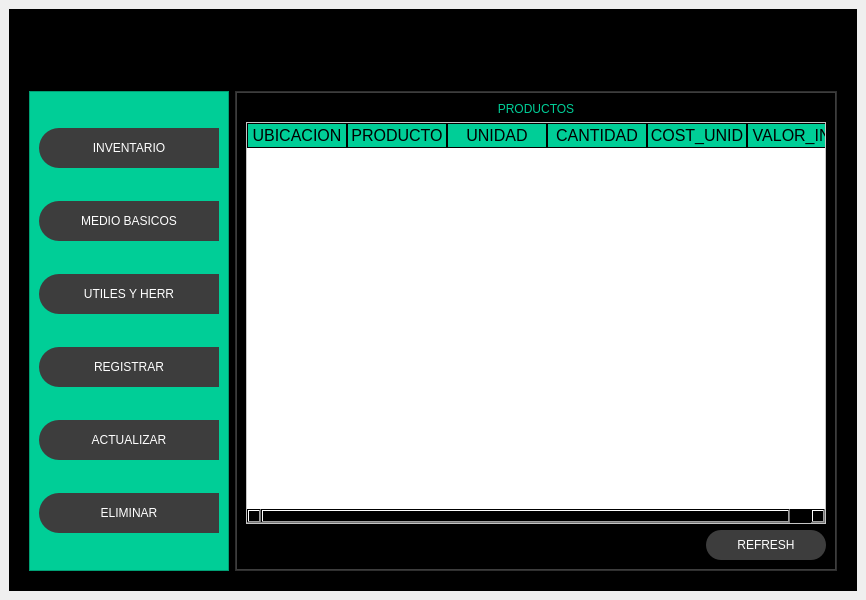
<?xml version="1.0" encoding="UTF-8"?>
<ui version="4.0">
 <class>MainWindow</class>
 <widget class="QMainWindow" name="MainWindow">
  <property name="geometry">
   <rect>
    <x>0</x>
    <y>0</y>
    <width>866</width>
    <height>600</height>
   </rect>
  </property>
  <property name="windowTitle">
   <string>MainWindow</string>
  </property>
  <widget class="QWidget" name="centralwidget">
   <layout class="QVBoxLayout" name="verticalLayout_9">
    <item>
     <widget class="QFrame" name="frame">
      <property name="styleSheet">
       <string notr="true">background-color: rgb(0, 0, 0);</string>
      </property>
      <property name="frameShape">
       <enum>QFrame::StyledPanel</enum>
      </property>
      <property name="frameShadow">
       <enum>QFrame::Raised</enum>
      </property>
      <layout class="QVBoxLayout" name="verticalLayout_2" stretch="1,8">
       <property name="spacing">
        <number>0</number>
       </property>
       <item>
        <widget class="QFrame" name="frame_superior">
         <property name="minimumSize">
          <size>
           <width>0</width>
           <height>42</height>
          </size>
         </property>
         <property name="styleSheet">
          <string notr="true">QFrame{
background-color:rgb(0,0,0);
}

QPushButton{
background-color:#000000ff;
border-radius:20px;
}

QPushButton:hover{
background-color:rgb(61,61,61);
border-radius:20px;
}</string>
         </property>
         <property name="frameShape">
          <enum>QFrame::StyledPanel</enum>
         </property>
         <property name="frameShadow">
          <enum>QFrame::Raised</enum>
         </property>
         <layout class="QHBoxLayout" name="horizontalLayout_13">
          <item>
           <widget class="QPushButton" name="boton_menu">
            <property name="minimumSize">
             <size>
              <width>200</width>
              <height>40</height>
             </size>
            </property>
            <property name="text">
             <string/>
            </property>
            <property name="icon">
             <iconset>
              <normaloff>iconos/menu.png</normaloff>iconos/menu.png</iconset>
            </property>
            <property name="iconSize">
             <size>
              <width>38</width>
              <height>38</height>
             </size>
            </property>
           </widget>
          </item>
          <item>
           <spacer name="horizontalSpacer">
            <property name="orientation">
             <enum>Qt::Horizontal</enum>
            </property>
            <property name="sizeHint" stdset="0">
             <size>
              <width>40</width>
              <height>20</height>
             </size>
            </property>
           </spacer>
          </item>
          <item>
           <widget class="QLabel" name="label">
            <property name="minimumSize">
             <size>
              <width>100</width>
              <height>50</height>
             </size>
            </property>
            <property name="maximumSize">
             <size>
              <width>161</width>
              <height>51</height>
             </size>
            </property>
            <property name="styleSheet">
             <string notr="true">
border-image: url(:/logo/imagenes/logo.jpeg);</string>
            </property>
            <property name="text">
             <string>TextLabel</string>
            </property>
           </widget>
          </item>
          <item>
           <spacer name="horizontalSpacer_12">
            <property name="orientation">
             <enum>Qt::Horizontal</enum>
            </property>
            <property name="sizeHint" stdset="0">
             <size>
              <width>40</width>
              <height>20</height>
             </size>
            </property>
           </spacer>
          </item>
          <item>
           <layout class="QHBoxLayout" name="horizontalLayout">
            <item>
             <widget class="QPushButton" name="boton_minSize">
              <property name="minimumSize">
               <size>
                <width>40</width>
                <height>40</height>
               </size>
              </property>
              <property name="text">
               <string/>
              </property>
              <property name="icon">
               <iconset>
                <normaloff>iconos/contraer.png</normaloff>iconos/contraer.png</iconset>
              </property>
              <property name="iconSize">
               <size>
                <width>30</width>
                <height>30</height>
               </size>
              </property>
             </widget>
            </item>
            <item>
             <widget class="QPushButton" name="boton_maxSize">
              <property name="minimumSize">
               <size>
                <width>40</width>
                <height>40</height>
               </size>
              </property>
              <property name="text">
               <string/>
              </property>
              <property name="icon">
               <iconset>
                <normaloff>iconos/maximizar.png</normaloff>iconos/maximizar.png</iconset>
              </property>
              <property name="iconSize">
               <size>
                <width>15</width>
                <height>15</height>
               </size>
              </property>
             </widget>
            </item>
            <item>
             <widget class="QPushButton" name="boton_cerrar">
              <property name="minimumSize">
               <size>
                <width>40</width>
                <height>40</height>
               </size>
              </property>
              <property name="text">
               <string/>
              </property>
              <property name="icon">
               <iconset>
                <normaloff>iconos/cerrar.png</normaloff>iconos/cerrar.png</iconset>
              </property>
              <property name="iconSize">
               <size>
                <width>15</width>
                <height>15</height>
               </size>
              </property>
             </widget>
            </item>
           </layout>
          </item>
         </layout>
        </widget>
       </item>
       <item>
        <widget class="QFrame" name="frame_contenido">
         <property name="frameShape">
          <enum>QFrame::StyledPanel</enum>
         </property>
         <property name="frameShadow">
          <enum>QFrame::Raised</enum>
         </property>
         <layout class="QHBoxLayout" name="horizontalLayout_2">
          <item>
           <widget class="QFrame" name="frame_control">
            <property name="minimumSize">
             <size>
              <width>200</width>
              <height>0</height>
             </size>
            </property>
            <property name="maximumSize">
             <size>
              <width>0</width>
              <height>16777215</height>
             </size>
            </property>
            <property name="styleSheet">
             <string notr="true">QFrame{
background-color:rgb(0,206,151);
}

QPushButton{
background-color:rgb(61,61,61);
border-top-left-radius:20px;
border-bottom-left-radius:20px;
color:rgb(255,255,255);
font: 77 10pt &quot;Arial Black&quot;
}

QPushButton:hover{
background-color:white;
border-top-left-radius:20px;
border-bottom-left-radius:20px;
color:rgb(0,0,0);
font: 77 10pt &quot;Arial Black&quot;
}</string>
            </property>
            <property name="frameShape">
             <enum>QFrame::StyledPanel</enum>
            </property>
            <property name="frameShadow">
             <enum>QFrame::Raised</enum>
            </property>
            <layout class="QVBoxLayout" name="verticalLayout_3">
             <item>
              <widget class="QPushButton" name="boton_inventario">
               <property name="minimumSize">
                <size>
                 <width>0</width>
                 <height>40</height>
                </size>
               </property>
               <property name="text">
                <string>INVENTARIO</string>
               </property>
               <property name="icon">
                <iconset>
                 <normaloff>iconos/baseDatos.png</normaloff>iconos/baseDatos.png</iconset>
               </property>
              </widget>
             </item>
             <item>
              <widget class="QPushButton" name="boton_mediosBasicos">
               <property name="minimumSize">
                <size>
                 <width>0</width>
                 <height>40</height>
                </size>
               </property>
               <property name="text">
                <string>MEDIO BASICOS</string>
               </property>
               <property name="icon">
                <iconset>
                 <normaloff>iconos/baseDatos.png</normaloff>iconos/baseDatos.png</iconset>
               </property>
              </widget>
             </item>
             <item>
              <widget class="QPushButton" name="boton_utiles">
               <property name="minimumSize">
                <size>
                 <width>0</width>
                 <height>40</height>
                </size>
               </property>
               <property name="text">
                <string>UTILES Y HERR</string>
               </property>
               <property name="icon">
                <iconset>
                 <normaloff>iconos/baseDatos.png</normaloff>iconos/baseDatos.png</iconset>
               </property>
              </widget>
             </item>
             <item>
              <widget class="QPushButton" name="boton_registroEntrada">
               <property name="minimumSize">
                <size>
                 <width>0</width>
                 <height>40</height>
                </size>
               </property>
               <property name="text">
                <string>REGISTRAR</string>
               </property>
               <property name="icon">
                <iconset>
                 <normaloff>iconos/registrar.png</normaloff>iconos/registrar.png</iconset>
               </property>
              </widget>
             </item>
             <item>
              <widget class="QPushButton" name="boton_actualizar">
               <property name="minimumSize">
                <size>
                 <width>0</width>
                 <height>40</height>
                </size>
               </property>
               <property name="text">
                <string>ACTUALIZAR</string>
               </property>
               <property name="icon">
                <iconset>
                 <normaloff>iconos/actualizar.png</normaloff>iconos/actualizar.png</iconset>
               </property>
               <property name="iconSize">
                <size>
                 <width>18</width>
                 <height>18</height>
                </size>
               </property>
              </widget>
             </item>
             <item>
              <widget class="QPushButton" name="boton_eliminar">
               <property name="minimumSize">
                <size>
                 <width>0</width>
                 <height>40</height>
                </size>
               </property>
               <property name="text">
                <string>ELIMINAR</string>
               </property>
               <property name="icon">
                <iconset>
                 <normaloff>iconos/eliminar.png</normaloff>iconos/eliminar.png</iconset>
               </property>
               <property name="iconSize">
                <size>
                 <width>18</width>
                 <height>18</height>
                </size>
               </property>
              </widget>
             </item>
            </layout>
           </widget>
          </item>
          <item>
           <widget class="QFrame" name="frame_paginas">
            <property name="styleSheet">
             <string notr="true">QFrame{
background-color:rgb(61,61,61);
}

QLabel{
font:87 12pt &quot;Arial Black&quot;;
background-color:#000000ff;
color:rgb(0,206,151);
border:0px solid #14C8DC;

}

QLineEdit{
border:0px;
color:rgb(255,255,255);
border-bottom:2px solid rgb(61,61,61);
font: 75 12pt &quot;Times New Roman&quot;;

}

QPushButton{
background-color:rgb(61,61,61);
border-radius:15px;
color:rgb(255,255,255);
font:77 10pt &quot;Arial Black&quot;;

}

QPushButton:hover{
background-color:rgb(0,206,151);
border-radius:15px;
color:rgb(0,0,0);
font:77 10pt &quot;Arial Black&quot;;
}

QTableWidget{
background-color:rgb(255,255,255);
color:rgb(0,0,0);
gridline-color:rgb(0,206,151);
font-size:12pt;
color:#000000;
}

QHeaderView::section{
background-color:rgb(0,206,151);
border:1px solid rgb(0,0,0);
font-size:12pt;
}

QTableWidget QTableCornerButton::section{
background-color:rgb(0,0,0);
border:1px solid rgb(0,206,151);
}

</string>
            </property>
            <property name="frameShape">
             <enum>QFrame::StyledPanel</enum>
            </property>
            <property name="frameShadow">
             <enum>QFrame::Raised</enum>
            </property>
            <layout class="QVBoxLayout" name="verticalLayout_4">
             <property name="spacing">
              <number>0</number>
             </property>
             <property name="leftMargin">
              <number>1</number>
             </property>
             <property name="topMargin">
              <number>1</number>
             </property>
             <property name="rightMargin">
              <number>1</number>
             </property>
             <property name="bottomMargin">
              <number>1</number>
             </property>
             <item>
              <widget class="QStackedWidget" name="stackedWidget">
               <property name="currentIndex">
                <number>0</number>
               </property>
               <widget class="QWidget" name="pagina_inventario">
                <layout class="QVBoxLayout" name="verticalLayout_5">
                 <item>
                  <widget class="QLabel" name="tituloInv">
                   <property name="text">
                    <string>PRODUCTOS</string>
                   </property>
                   <property name="alignment">
                    <set>Qt::AlignCenter</set>
                   </property>
                  </widget>
                 </item>
                 <item>
                  <widget class="QTableWidget" name="tabla_inventario">
                   <property name="verticalScrollMode">
                    <enum>QAbstractItemView::ScrollPerPixel</enum>
                   </property>
                   <property name="horizontalScrollMode">
                    <enum>QAbstractItemView::ScrollPerPixel</enum>
                   </property>
                   <column>
                    <property name="text">
                     <string>UBICACION</string>
                    </property>
                   </column>
                   <column>
                    <property name="text">
                     <string>PRODUCTO</string>
                    </property>
                   </column>
                   <column>
                    <property name="text">
                     <string>UNIDAD</string>
                    </property>
                   </column>
                   <column>
                    <property name="text">
                     <string>CANTIDAD</string>
                    </property>
                   </column>
                   <column>
                    <property name="text">
                     <string>COST_UNID</string>
                    </property>
                   </column>
                   <column>
                    <property name="text">
                     <string>VALOR_INV</string>
                    </property>
                   </column>
                  </widget>
                 </item>
                 <item>
                  <layout class="QHBoxLayout" name="horizontalLayout_3">
                   <item>
                    <spacer name="horizontalSpacer_2">
                     <property name="orientation">
                      <enum>Qt::Horizontal</enum>
                     </property>
                     <property name="sizeHint" stdset="0">
                      <size>
                       <width>40</width>
                       <height>20</height>
                      </size>
                     </property>
                    </spacer>
                   </item>
                   <item>
                    <widget class="QPushButton" name="boton_refrescarInv">
                     <property name="minimumSize">
                      <size>
                       <width>120</width>
                       <height>30</height>
                      </size>
                     </property>
                     <property name="text">
                      <string>REFRESH</string>
                     </property>
                    </widget>
                   </item>
                  </layout>
                 </item>
                </layout>
               </widget>
               <widget class="QWidget" name="pagina_mediosBasicos">
                <layout class="QVBoxLayout" name="verticalLayout_6">
                 <item>
                  <widget class="QLabel" name="titulo_mediosBasicos">
                   <property name="text">
                    <string>PRODUCTOS</string>
                   </property>
                   <property name="alignment">
                    <set>Qt::AlignCenter</set>
                   </property>
                  </widget>
                 </item>
                 <item>
                  <widget class="QTableWidget" name="tabla_mediosBasicos"/>
                 </item>
                 <item>
                  <layout class="QHBoxLayout" name="horizontalLayout_4">
                   <item>
                    <spacer name="horizontalSpacer_3">
                     <property name="orientation">
                      <enum>Qt::Horizontal</enum>
                     </property>
                     <property name="sizeHint" stdset="0">
                      <size>
                       <width>40</width>
                       <height>20</height>
                      </size>
                     </property>
                    </spacer>
                   </item>
                   <item>
                    <widget class="QPushButton" name="boton_refrescarMB">
                     <property name="minimumSize">
                      <size>
                       <width>120</width>
                       <height>30</height>
                      </size>
                     </property>
                     <property name="text">
                      <string>REFRESH</string>
                     </property>
                    </widget>
                   </item>
                  </layout>
                 </item>
                </layout>
               </widget>
               <widget class="QWidget" name="pagina_utilidades">
                <layout class="QVBoxLayout" name="verticalLayout_7">
                 <item>
                  <widget class="QLabel" name="titulo_utilidades">
                   <property name="text">
                    <string>PRODUCTOS</string>
                   </property>
                   <property name="alignment">
                    <set>Qt::AlignCenter</set>
                   </property>
                  </widget>
                 </item>
                 <item>
                  <widget class="QTableWidget" name="tabla_utilidades"/>
                 </item>
                 <item>
                  <layout class="QHBoxLayout" name="horizontalLayout_5">
                   <item>
                    <spacer name="horizontalSpacer_4">
                     <property name="orientation">
                      <enum>Qt::Horizontal</enum>
                     </property>
                     <property name="sizeHint" stdset="0">
                      <size>
                       <width>40</width>
                       <height>20</height>
                      </size>
                     </property>
                    </spacer>
                   </item>
                   <item>
                    <widget class="QPushButton" name="boton_refrescarUtilidades">
                     <property name="minimumSize">
                      <size>
                       <width>120</width>
                       <height>30</height>
                      </size>
                     </property>
                     <property name="text">
                      <string>REFRESH</string>
                     </property>
                    </widget>
                   </item>
                  </layout>
                 </item>
                </layout>
               </widget>
               <widget class="QWidget" name="pagina_registrar">
                <layout class="QVBoxLayout" name="verticalLayout_10">
                 <item>
                  <widget class="QLabel" name="titulo_registro">
                   <property name="text">
                    <string>REGISTRAR PRODUCTOS</string>
                   </property>
                   <property name="alignment">
                    <set>Qt::AlignCenter</set>
                   </property>
                  </widget>
                 </item>
                 <item>
                  <spacer name="verticalSpacer">
                   <property name="orientation">
                    <enum>Qt::Vertical</enum>
                   </property>
                   <property name="sizeHint" stdset="0">
                    <size>
                     <width>20</width>
                     <height>40</height>
                    </size>
                   </property>
                  </spacer>
                 </item>
                 <item>
                  <layout class="QHBoxLayout" name="horizontalLayout_6">
                   <item>
                    <spacer name="horizontalSpacer_5">
                     <property name="orientation">
                      <enum>Qt::Horizontal</enum>
                     </property>
                     <property name="sizeHint" stdset="0">
                      <size>
                       <width>40</width>
                       <height>20</height>
                      </size>
                     </property>
                    </spacer>
                   </item>
                   <item>
                    <layout class="QVBoxLayout" name="verticalLayout">
                     <item>
                      <widget class="QLabel" name="etiqueta_articulo">
                       <property name="text">
                        <string>UBICACION</string>
                       </property>
                      </widget>
                     </item>
                     <item>
                      <widget class="QLabel" name="etiqueta_cantidad">
                       <property name="text">
                        <string>PRODUCTO</string>
                       </property>
                      </widget>
                     </item>
                     <item>
                      <widget class="QLabel" name="etiqueta_importe">
                       <property name="text">
                        <string>UNIDAD</string>
                       </property>
                      </widget>
                     </item>
                     <item>
                      <widget class="QLabel" name="etiqueta_saldo">
                       <property name="text">
                        <string>CANTIDAD</string>
                       </property>
                      </widget>
                     </item>
                     <item>
                      <widget class="QLabel" name="etiqueta_cantHoy">
                       <property name="text">
                        <string>COST_UNID</string>
                       </property>
                      </widget>
                     </item>
                     <item>
                      <widget class="QLabel" name="etiqueta_cantAnt">
                       <property name="text">
                        <string>VALOR_INV</string>
                       </property>
                      </widget>
                     </item>
                    </layout>
                   </item>
                   <item>
                    <layout class="QVBoxLayout" name="verticalLayout_8">
                     <item>
                      <widget class="QLineEdit" name="entry_ubicacion"/>
                     </item>
                     <item>
                      <widget class="QLineEdit" name="entry_producto"/>
                     </item>
                     <item>
                      <widget class="QLineEdit" name="entry_unidad"/>
                     </item>
                     <item>
                      <widget class="QLineEdit" name="entry_cantidad"/>
                     </item>
                     <item>
                      <widget class="QLineEdit" name="entry_costUnid"/>
                     </item>
                     <item>
                      <widget class="QLineEdit" name="entry_valorInv"/>
                     </item>
                    </layout>
                   </item>
                   <item>
                    <spacer name="horizontalSpacer_6">
                     <property name="orientation">
                      <enum>Qt::Horizontal</enum>
                     </property>
                     <property name="sizeHint" stdset="0">
                      <size>
                       <width>40</width>
                       <height>20</height>
                      </size>
                     </property>
                    </spacer>
                   </item>
                  </layout>
                 </item>
                 <item>
                  <spacer name="verticalSpacer_2">
                   <property name="orientation">
                    <enum>Qt::Vertical</enum>
                   </property>
                   <property name="sizeHint" stdset="0">
                    <size>
                     <width>20</width>
                     <height>40</height>
                    </size>
                   </property>
                  </spacer>
                 </item>
                 <item>
                  <layout class="QHBoxLayout" name="horizontalLayout_7">
                   <item>
                    <widget class="QLabel" name="signal_registro">
                     <property name="minimumSize">
                      <size>
                       <width>200</width>
                       <height>0</height>
                      </size>
                     </property>
                     <property name="text">
                      <string/>
                     </property>
                     <property name="alignment">
                      <set>Qt::AlignCenter</set>
                     </property>
                    </widget>
                   </item>
                   <item>
                    <widget class="QPushButton" name="boton_regUH">
                     <property name="minimumSize">
                      <size>
                       <width>120</width>
                       <height>30</height>
                      </size>
                     </property>
                     <property name="text">
                      <string>R. Utiles y H</string>
                     </property>
                    </widget>
                   </item>
                   <item>
                    <widget class="QPushButton" name="boton_regMB">
                     <property name="minimumSize">
                      <size>
                       <width>120</width>
                       <height>30</height>
                      </size>
                     </property>
                     <property name="styleSheet">
                      <string notr="true"/>
                     </property>
                     <property name="text">
                      <string>R. Med Bas</string>
                     </property>
                    </widget>
                   </item>
                   <item>
                    <widget class="QPushButton" name="boton_registrarInv">
                     <property name="minimumSize">
                      <size>
                       <width>120</width>
                       <height>30</height>
                      </size>
                     </property>
                     <property name="text">
                      <string>R. Invent</string>
                     </property>
                    </widget>
                   </item>
                  </layout>
                 </item>
                </layout>
               </widget>
               <widget class="QWidget" name="pagina_actualizar">
                <layout class="QVBoxLayout" name="verticalLayout_13">
                 <item>
                  <widget class="QLabel" name="titulo_actualizar">
                   <property name="text">
                    <string>ACTUALIZAR PRODUCTOS</string>
                   </property>
                   <property name="alignment">
                    <set>Qt::AlignCenter</set>
                   </property>
                  </widget>
                 </item>
                 <item>
                  <layout class="QHBoxLayout" name="horizontalLayout_8">
                   <item>
                    <widget class="QLabel" name="etiqueta_buscarProducto">
                     <property name="text">
                      <string>NOMBRE DEL PRODUCTO:</string>
                     </property>
                    </widget>
                   </item>
                   <item>
                    <widget class="QLineEdit" name="entry_buscarProducto"/>
                   </item>
                   <item>
                    <widget class="QPushButton" name="boton_actBuscar">
                     <property name="minimumSize">
                      <size>
                       <width>120</width>
                       <height>30</height>
                      </size>
                     </property>
                     <property name="text">
                      <string>BUSCAR</string>
                     </property>
                    </widget>
                   </item>
                  </layout>
                 </item>
                 <item>
                  <spacer name="verticalSpacer_4">
                   <property name="orientation">
                    <enum>Qt::Vertical</enum>
                   </property>
                   <property name="sizeHint" stdset="0">
                    <size>
                     <width>20</width>
                     <height>40</height>
                    </size>
                   </property>
                  </spacer>
                 </item>
                 <item>
                  <layout class="QHBoxLayout" name="horizontalLayout_9">
                   <item>
                    <spacer name="horizontalSpacer_11">
                     <property name="orientation">
                      <enum>Qt::Horizontal</enum>
                     </property>
                     <property name="sizeHint" stdset="0">
                      <size>
                       <width>40</width>
                       <height>20</height>
                      </size>
                     </property>
                    </spacer>
                   </item>
                   <item>
                    <layout class="QVBoxLayout" name="verticalLayout_11">
                     <property name="spacing">
                      <number>10</number>
                     </property>
                     <item>
                      <widget class="QLabel" name="et_actArticulo">
                       <property name="text">
                        <string>UBICACION</string>
                       </property>
                      </widget>
                     </item>
                     <item>
                      <widget class="QLabel" name="et_actCant">
                       <property name="text">
                        <string>PRODUCTO</string>
                       </property>
                      </widget>
                     </item>
                     <item>
                      <widget class="QLabel" name="et_actImp">
                       <property name="text">
                        <string>UNIDAD</string>
                       </property>
                      </widget>
                     </item>
                     <item>
                      <widget class="QLabel" name="et_actSaldo">
                       <property name="text">
                        <string>CANTIDAD</string>
                       </property>
                      </widget>
                     </item>
                     <item>
                      <widget class="QLabel" name="et_actCantHoy">
                       <property name="text">
                        <string>COST_UNID</string>
                       </property>
                      </widget>
                     </item>
                     <item>
                      <widget class="QLabel" name="et_actCantAnt">
                       <property name="text">
                        <string>VALOR_INV</string>
                       </property>
                      </widget>
                     </item>
                    </layout>
                   </item>
                   <item>
                    <layout class="QVBoxLayout" name="verticalLayout_12">
                     <property name="spacing">
                      <number>10</number>
                     </property>
                     <item>
                      <widget class="QLineEdit" name="entry_actUbicacion"/>
                     </item>
                     <item>
                      <widget class="QLineEdit" name="entry_actProducto"/>
                     </item>
                     <item>
                      <widget class="QLineEdit" name="entry_actUnidad"/>
                     </item>
                     <item>
                      <widget class="QLineEdit" name="entry_actCantidad"/>
                     </item>
                     <item>
                      <widget class="QLineEdit" name="entry_actCostUnid"/>
                     </item>
                     <item>
                      <widget class="QLineEdit" name="entry_actValorInv"/>
                     </item>
                    </layout>
                   </item>
                   <item>
                    <spacer name="horizontalSpacer_8">
                     <property name="orientation">
                      <enum>Qt::Horizontal</enum>
                     </property>
                     <property name="sizeHint" stdset="0">
                      <size>
                       <width>40</width>
                       <height>20</height>
                      </size>
                     </property>
                    </spacer>
                   </item>
                  </layout>
                 </item>
                 <item>
                  <spacer name="verticalSpacer_3">
                   <property name="orientation">
                    <enum>Qt::Vertical</enum>
                   </property>
                   <property name="sizeHint" stdset="0">
                    <size>
                     <width>20</width>
                     <height>40</height>
                    </size>
                   </property>
                  </spacer>
                 </item>
                 <item>
                  <layout class="QHBoxLayout" name="horizontalLayout_10">
                   <item>
                    <widget class="QLabel" name="signal_actualizar">
                     <property name="enabled">
                      <bool>true</bool>
                     </property>
                     <property name="minimumSize">
                      <size>
                       <width>120</width>
                       <height>30</height>
                      </size>
                     </property>
                     <property name="text">
                      <string/>
                     </property>
                    </widget>
                   </item>
                   <item>
                    <spacer name="horizontalSpacer_7">
                     <property name="orientation">
                      <enum>Qt::Horizontal</enum>
                     </property>
                     <property name="sizeHint" stdset="0">
                      <size>
                       <width>40</width>
                       <height>20</height>
                      </size>
                     </property>
                    </spacer>
                   </item>
                   <item>
                    <widget class="QPushButton" name="boton_act">
                     <property name="minimumSize">
                      <size>
                       <width>120</width>
                       <height>30</height>
                      </size>
                     </property>
                     <property name="text">
                      <string>ACTUALIZAR</string>
                     </property>
                    </widget>
                   </item>
                  </layout>
                 </item>
                </layout>
               </widget>
               <widget class="QWidget" name="pagina_eliminar">
                <layout class="QVBoxLayout" name="verticalLayout_14">
                 <item>
                  <widget class="QLabel" name="titulo_eliminar">
                   <property name="text">
                    <string>ELIMINAR PRODUCTOS</string>
                   </property>
                   <property name="alignment">
                    <set>Qt::AlignCenter</set>
                   </property>
                  </widget>
                 </item>
                 <item>
                  <layout class="QHBoxLayout" name="horizontalLayout_11">
                   <item>
                    <widget class="QLabel" name="et_nombreEliminar">
                     <property name="text">
                      <string>NOMBRE DEL PRODUCTO : </string>
                     </property>
                    </widget>
                   </item>
                   <item>
                    <widget class="QLineEdit" name="entry_buscarEliminar"/>
                   </item>
                   <item>
                    <widget class="QPushButton" name="boton_buscarEliminar">
                     <property name="minimumSize">
                      <size>
                       <width>100</width>
                       <height>30</height>
                      </size>
                     </property>
                     <property name="text">
                      <string>BUSCAR</string>
                     </property>
                    </widget>
                   </item>
                  </layout>
                 </item>
                 <item>
                  <widget class="QTableWidget" name="tabla_eliminar">
                   <property name="verticalScrollMode">
                    <enum>QAbstractItemView::ScrollPerPixel</enum>
                   </property>
                   <property name="horizontalScrollMode">
                    <enum>QAbstractItemView::ScrollPerPixel</enum>
                   </property>
                   <column>
                    <property name="text">
                     <string>UBICACION</string>
                    </property>
                   </column>
                   <column>
                    <property name="text">
                     <string>PRODUCTO</string>
                    </property>
                   </column>
                   <column>
                    <property name="text">
                     <string>UNIDAD</string>
                    </property>
                   </column>
                   <column>
                    <property name="text">
                     <string>CANTIDAD</string>
                    </property>
                   </column>
                   <column>
                    <property name="text">
                     <string>COST UNID</string>
                    </property>
                   </column>
                   <column>
                    <property name="text">
                     <string>VALOR INV</string>
                    </property>
                   </column>
                  </widget>
                 </item>
                 <item>
                  <layout class="QHBoxLayout" name="horizontalLayout_12">
                   <item>
                    <widget class="QLabel" name="signal_eliminar">
                     <property name="minimumSize">
                      <size>
                       <width>200</width>
                       <height>30</height>
                      </size>
                     </property>
                     <property name="text">
                      <string/>
                     </property>
                    </widget>
                   </item>
                   <item>
                    <spacer name="horizontalSpacer_9">
                     <property name="orientation">
                      <enum>Qt::Horizontal</enum>
                     </property>
                     <property name="sizeHint" stdset="0">
                      <size>
                       <width>40</width>
                       <height>20</height>
                      </size>
                     </property>
                    </spacer>
                   </item>
                   <item>
                    <widget class="QPushButton" name="boton_borrar">
                     <property name="minimumSize">
                      <size>
                       <width>120</width>
                       <height>30</height>
                      </size>
                     </property>
                     <property name="text">
                      <string>ELIMINAR</string>
                     </property>
                    </widget>
                   </item>
                  </layout>
                 </item>
                </layout>
               </widget>
              </widget>
             </item>
            </layout>
           </widget>
          </item>
         </layout>
        </widget>
       </item>
      </layout>
     </widget>
    </item>
   </layout>
  </widget>
 </widget>
 <resources>
  <include location="logo.qrc"/>
 </resources>
 <connections/>
</ui>
